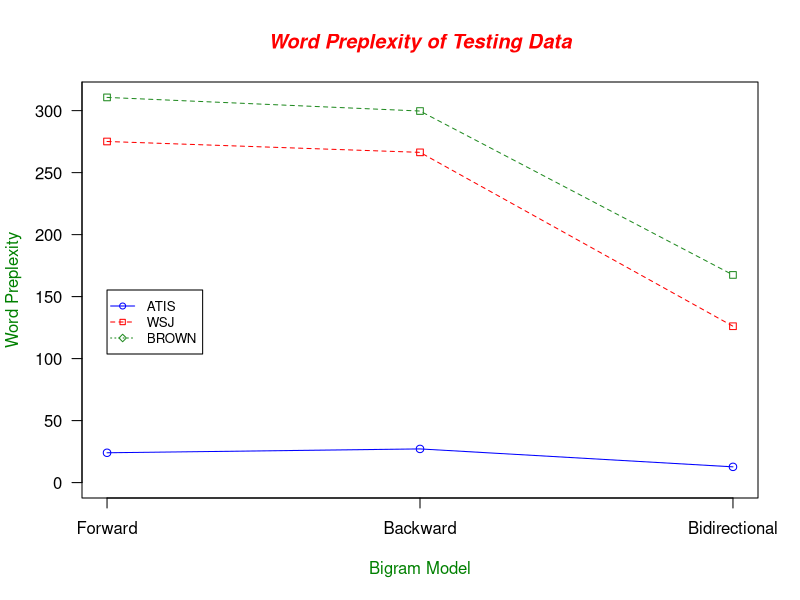

The R source for this figure:
ATIS <- c(24.054, 27.161, 12.700)
WSJ <- c(275.118, 266.352, 126.113)
BROWN <- c(310.667, 299.686, 167.487)
g_range <- range(0, ATIS, WSJ, BROWN)
plot_colors <- c("blue", "red", "forestgreen")
plot(ATIS, type = "o", col = plot_colors[1], ylim = g_range, axes = FALSE, ann = FALSE)
axis(1, at = 1:3, lab = c("Forward", "Backward", "Bidirectional"))
axis(2, las=1, at=50*0:g_range[2])
box()
lines(WSJ, type="o", pch=22, lty=2, col=plot_colors[2])
lines(BROWN, type="o", pch=22, lty=2, col=plot_colors[3])
title(main="Word Preplexity of Testing Data", col.main="red", font.main=4)
title(xlab= "Bigram Model", col.lab=rgb(0,0.5,0))
title(ylab= "Word Preplexity", col.lab=rgb(0,0.5,0))
legend(1, g_range[2]*0.5, c("ATIS", "WSJ", "BROWN"), cex=0.8, col=plot_colors, pch=21:23, lty=1:3);

